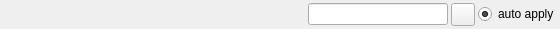
<?xml version="1.0" encoding="UTF-8"?>
<ui version="4.0">
 <class>MinMaxEditorItem</class>
 <widget class="QWidget" name="MinMaxEditorItem">
  <property name="geometry">
   <rect>
    <x>0</x>
    <y>0</y>
    <width>560</width>
    <height>29</height>
   </rect>
  </property>
  <property name="baseSize">
   <size>
    <width>100</width>
    <height>20</height>
   </size>
  </property>
  <property name="windowTitle">
   <string>lineEditorItem</string>
  </property>
  <layout class="QHBoxLayout">
   <property name="spacing">
    <number>3</number>
   </property>
   <property name="margin">
    <number>1</number>
   </property>
   <item>
    <widget class="QLabel" name="nameLabel">
     <property name="minimumSize">
      <size>
       <width>240</width>
       <height>20</height>
      </size>
     </property>
     <property name="maximumSize">
      <size>
       <width>240</width>
       <height>30</height>
      </size>
     </property>
     <property name="text">
      <string/>
     </property>
    </widget>
   </item>
   <item>
    <spacer>
     <property name="orientation">
      <enum>Qt::Horizontal</enum>
     </property>
     <property name="sizeType">
      <enum>QSizePolicy::MinimumExpanding</enum>
     </property>
     <property name="sizeHint" stdset="0">
      <size>
       <width>0</width>
       <height>0</height>
      </size>
     </property>
    </spacer>
   </item>
   <item>
    <layout class="QVBoxLayout">
     <property name="spacing">
      <number>0</number>
     </property>
     <property name="margin">
      <number>0</number>
     </property>
     <item>
      <widget class="QLineEdit" name="lineEdit">
       <property name="minimumSize">
        <size>
         <width>140</width>
         <height>0</height>
        </size>
       </property>
       <property name="maximumSize">
        <size>
         <width>176</width>
         <height>16777215</height>
        </size>
       </property>
      </widget>
     </item>
    </layout>
   </item>
   <item>
    <widget class="QToolButton" name="hist">
     <property name="text">
      <string/>
     </property>
     <property name="icon">
      <iconset>
       <normaloff>:/icons/hist.png</normaloff>:/icons/hist.png</iconset>
     </property>
    </widget>
   </item>
   <item>
    <widget class="QRadioButton" name="radioButton">
     <property name="text">
      <string>auto apply</string>
     </property>
     <property name="checked">
      <bool>true</bool>
     </property>
    </widget>
   </item>
  </layout>
 </widget>
 <resources>
  <include location="QtAutoGui.qrc"/>
 </resources>
 <connections/>
</ui>
